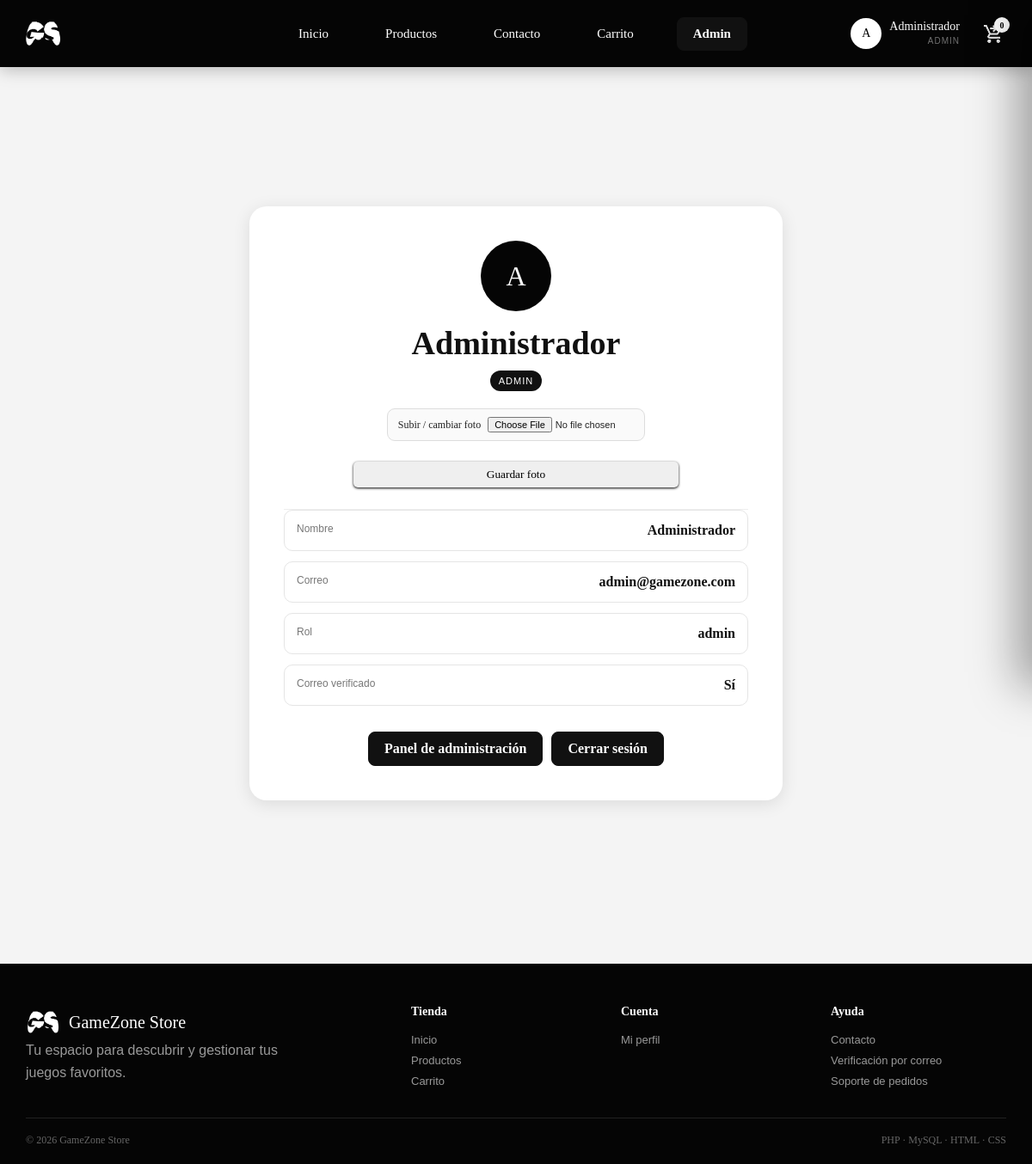
The page /perfil.php (signed in) on the database its author committed.
### tables this page shows
CREATE TABLE usuarios (id INT UNSIGNED AUTO_INCREMENT PRIMARY KEY,nombre VARCHAR(100) NOT NULL,correo VARCHAR(150) NOT NULL UNIQUE,clave VARCHAR(255) NOT NULL,rol ENUM('superadmin','admin','usuario') NOT NULL DEFAULT 'usuario',email_verificado TINYINT(1) NOT NULL DEFAULT 0,codigo_verificacion VARCHAR(10) NULL,codigo_expira DATETIME NULL,foto_perfil VARCHAR(500) NULL,creado_en TIMESTAMP DEFAULT CURRENT_TIMESTAMP);

### config/auth.php (called while the page is built, shortened)
<?php
function usuarioActual(): ?array { return $_SESSION['usuario'] ?? null; }
function logueado(): bool { return isset($_SESSION['usuario']); }
function rolActual(): string { return $_SESSION['usuario']['rol'] ?? ''; }
function admin(): bool { return in_array(rolActual(), ['admin','superadmin'], true); }
function refrescarUsuarioSesion(PDO $pdo): void {
    $st=$pdo->prepare('SELECT id,nombre,correo,rol,email_verificado,foto_perfil FROM usuarios WHERE id=? LIMIT 1');
    $st->execute([(int)$_SESSION['usuario']['id']]);
}
?>

### config/carrito.php (called while the page is built, shortened)
<?php
function cantidadCarrito(): int { initCarrito(); return array_sum($_SESSION['carrito']); }
?>

### perfil.php (the view, shortened to what this page needs)
<?php
require_once 'config/db.php';
require_once 'config/auth.php';
refrescarUsuarioSesion($pdo); $u=usuarioActual(); $error=''; $ok='';
$titulo='Mi perfil - GameZone Store'; $base=''; require 'includes/header.php';
?>
<main class="perfil-pagina">
<div class="perfil-card">
    <div class="perfil-avatar-wrap">
      <?php if(!empty($u['foto_perfil'])): ?><img class="perfil-avatar perfil-avatar-img" src="<?=htmlspecialchars($u['foto_perfil'])?>" alt="Foto de perfil"><?php else: ?><div class="perfil-avatar"><?=htmlspecialchars(strtoupper(mb_substr($u['nombre'],0,1)))?></div><?php endif; ?>
    </div>
    <h1><?=htmlspecialchars($u['nombre'])?></h1>
    <span class="rol-badge rol-<?=htmlspecialchars($u['rol'])?>"><?=htmlspecialchars(strtoupper($u['rol']))?></span>
    <form class="foto-form" method="post" enctype="multipart/form-data"><label class="foto-selector"><span>Subir / cambiar foto</span><input id="foto-perfil" type="file" name="foto" accept="image/jpeg,image/png,image/webp" required></label><button class="boton-php" type="submit">Guardar foto</button></form>
    <div class="perfil-datos">
        <div><span>Nombre</span><strong><?=htmlspecialchars($u['nombre'])?></strong></div>
        <div><span>Correo</span><strong><?=htmlspecialchars($u['correo'])?></strong></div>
        <div><span>Rol</span><strong><?=htmlspecialchars($u['rol'])?></strong></div>
        <div><span>Correo verificado</span><strong><?=((int)$u['email_verificado']===1)?'Sí':'No'?></strong></div>
    </div>
    <div class="acciones-perfil">
        <?php if(admin()): ?><a class="boton-php" href="admin/index.php">Panel de administración</a><?php endif; ?>
        <a class="boton-php boton-salir-perfil" href="logout.php">Cerrar sesión</a>
    </div>
</div></main>
<?php require 'includes/footer.php'; ?>

### includes/header.php (shortened to what this page needs)
<?php
require_once __DIR__.'/../config/auth.php';
require_once __DIR__.'/../config/carrito.php';
$u=usuarioActual();
$actualRuta=$_SERVER['PHP_SELF']??'';
$esInicio=str_ends_with($actualRuta,'/index.php') && !str_contains($actualRuta,'/admin/');
$esProductos=str_ends_with($actualRuta,'/productos.php') || str_ends_with($actualRuta,'/producto.php');
$esContacto=str_ends_with($actualRuta,'/contacto.php');
$esAdmin=str_contains($actualRuta,'/admin/');
?>
<!DOCTYPE html><html lang="es"><head><link rel="stylesheet" href="<?=$base??''?>css/style.css">
</head><body>
<header>
  <div class="header-col header-left"><a class="logo" href="<?=$base??''?>index.php"><img src="<?=$base??''?>assets/logo.webp" alt="GameZone Store"></a></div>
  <nav class="header-nav"><ul>
    <li class="div-elemento-header <?= $esInicio?'activo':'' ?>"><a class="link-header" href="<?=$base??''?>index.php">Inicio</a></li>
    <li class="div-elemento-header <?= $esProductos?'activo':'' ?>"><a class="link-header" href="<?=$base??''?>productos.php">Productos</a></li>
    <li class="div-elemento-header <?= $esContacto?'activo':'' ?>"><a class="link-header" href="<?=$base??''?>contacto.php">Contacto</a></li>
    <li class="div-elemento-header <?= (basename($_SERVER['PHP_SELF']??'')==='carrito.php')?'activo':'' ?>"><a class="link-header" href="<?=$base??''?>carrito.php">Carrito</a></li>
    <?php if(admin()): ?><li class="div-elemento-header <?= $esAdmin?'activo':'' ?>"><a class="link-header" href="<?=$base??''?>admin/index.php">Admin</a></li><?php endif; ?>
  </ul></nav>
  <div class="header-col header-right">
    <?php if(logueado()): ?>
      <a class="perfil-header" href="<?=$base??''?>perfil.php">
        <?php if(!empty($u['foto_perfil'])): ?><img class="perfil-header-foto" src="<?=$base??''?><?=htmlspecialchars($u['foto_perfil'])?>" alt="Foto de perfil"><?php else: ?><span class="perfil-header-fallback"><?=htmlspecialchars(strtoupper(mb_substr($u['nombre'],0,1)))?></span><?php endif; ?>
        <span class="perfil-header-texto"><span class="perfil-header-nombre"><?=htmlspecialchars($u['nombre'])?></span><span class="perfil-header-rol"><?=htmlspecialchars($u['rol'])?></span></span>
      </a>
    <?php else: ?><a class="link-login <?=basename($_SERVER['PHP_SELF']??'')==='login.php'?'activo-login':''?>" href="<?=$base??''?>login.php">Login</a><?php endif; ?>
    <button class="carrito-icono" type="button" data-cart-open aria-label="Abrir carrito"><img src="<?=$base??''?>assets/icons/shopping-cart.webp" alt="Carrito"><span class="carrito-contador"><?=cantidadCarrito()?></span></button>
  </div>
</header>

### rows shown on the page
usuarios: nombre "A", nombre "Administrador", rol "ADMIN", correo "admin@gamezone.com", rol "admin"

### other values the page prints
cantidadCarrito() "0"
